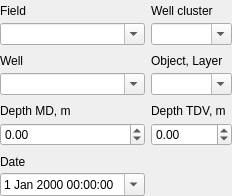
<?xml version="1.0" encoding="UTF-8"?>
<ui version="4.0">
 <class>PassportFormControl</class>
 <widget class="QWidget" name="PassportFormControl">
  <property name="geometry">
   <rect>
    <x>0</x>
    <y>0</y>
    <width>219</width>
    <height>196</height>
   </rect>
  </property>
  <property name="sizePolicy">
   <sizepolicy hsizetype="Minimum" vsizetype="Minimum">
    <horstretch>0</horstretch>
    <verstretch>0</verstretch>
   </sizepolicy>
  </property>
  <property name="windowTitle">
   <string>Form</string>
  </property>
  <layout class="QGridLayout" name="gridLayout">
   <property name="sizeConstraint">
    <enum>QLayout::SetDefaultConstraint</enum>
   </property>
   <property name="leftMargin">
    <number>0</number>
   </property>
   <property name="topMargin">
    <number>0</number>
   </property>
   <property name="rightMargin">
    <number>0</number>
   </property>
   <property name="bottomMargin">
    <number>0</number>
   </property>
   <item row="0" column="0">
    <layout class="QVBoxLayout" name="fieldVerticalLayout">
     <property name="spacing">
      <number>2</number>
     </property>
     <item>
      <widget class="QLabel" name="fieldLabel">
       <property name="text">
        <string>Field</string>
       </property>
      </widget>
     </item>
     <item>
      <widget class="QComboBox" name="fieldComboBox">
       <property name="focusPolicy">
        <enum>Qt::StrongFocus</enum>
       </property>
       <property name="editable">
        <bool>true</bool>
       </property>
      </widget>
     </item>
    </layout>
   </item>
   <item row="2" column="0">
    <layout class="QVBoxLayout" name="depthVerticalLayout">
     <property name="spacing">
      <number>2</number>
     </property>
     <item>
      <widget class="QLabel" name="depthLabel">
       <property name="text">
        <string>Depth MD, m</string>
       </property>
      </widget>
     </item>
     <item>
      <widget class="QDoubleSpinBox" name="depthSpinBox">
       <property name="minimum">
        <double>-10000.000000000000000</double>
       </property>
       <property name="maximum">
        <double>50000.000000000000000</double>
       </property>
      </widget>
     </item>
    </layout>
   </item>
   <item row="2" column="1">
    <layout class="QVBoxLayout" name="depthTypeVerticalLayout">
     <property name="spacing">
      <number>2</number>
     </property>
     <item>
      <widget class="QLabel" name="depthTypeLabel">
       <property name="text">
        <string>Depth TDV, m</string>
       </property>
      </widget>
     </item>
     <item>
      <widget class="QDoubleSpinBox" name="depthTVDSpinBox">
       <property name="minimum">
        <double>-10000.000000000000000</double>
       </property>
       <property name="maximum">
        <double>50000.000000000000000</double>
       </property>
      </widget>
     </item>
    </layout>
   </item>
   <item row="3" column="0">
    <layout class="QVBoxLayout" name="dateVerticalLayout">
     <property name="spacing">
      <number>2</number>
     </property>
     <item>
      <widget class="QLabel" name="dateLabel">
       <property name="text">
        <string>Date</string>
       </property>
      </widget>
     </item>
     <item>
      <widget class="QDateTimeEdit" name="dateEdit">
       <property name="calendarPopup">
        <bool>true</bool>
       </property>
      </widget>
     </item>
    </layout>
   </item>
   <item row="1" column="0">
    <layout class="QVBoxLayout" name="wellVerticalLayout">
     <property name="spacing">
      <number>2</number>
     </property>
     <item>
      <widget class="QLabel" name="wellLabel">
       <property name="text">
        <string>Well</string>
       </property>
      </widget>
     </item>
     <item>
      <widget class="QComboBox" name="wellComboBox">
       <property name="focusPolicy">
        <enum>Qt::StrongFocus</enum>
       </property>
       <property name="editable">
        <bool>true</bool>
       </property>
      </widget>
     </item>
    </layout>
   </item>
   <item row="0" column="1">
    <layout class="QVBoxLayout" name="wellCluesterVerticalLayout">
     <property name="spacing">
      <number>2</number>
     </property>
     <item>
      <widget class="QLabel" name="wellClusterLabel">
       <property name="text">
        <string>Well cluster</string>
       </property>
      </widget>
     </item>
     <item>
      <widget class="QComboBox" name="wellClusterComboBox">
       <property name="focusPolicy">
        <enum>Qt::StrongFocus</enum>
       </property>
       <property name="editable">
        <bool>true</bool>
       </property>
      </widget>
     </item>
    </layout>
   </item>
   <item row="1" column="1">
    <layout class="QVBoxLayout" name="layerVerticalLayout">
     <property name="spacing">
      <number>2</number>
     </property>
     <item>
      <widget class="QLabel" name="layerLabel">
       <property name="text">
        <string>Object, Layer</string>
       </property>
      </widget>
     </item>
     <item>
      <widget class="QComboBox" name="layerComboBox">
       <property name="focusPolicy">
        <enum>Qt::StrongFocus</enum>
       </property>
       <property name="editable">
        <bool>true</bool>
       </property>
      </widget>
     </item>
    </layout>
   </item>
  </layout>
 </widget>
 <tabstops>
  <tabstop>fieldComboBox</tabstop>
  <tabstop>wellClusterComboBox</tabstop>
  <tabstop>wellComboBox</tabstop>
  <tabstop>layerComboBox</tabstop>
  <tabstop>depthSpinBox</tabstop>
 </tabstops>
 <resources/>
 <connections/>
</ui>
